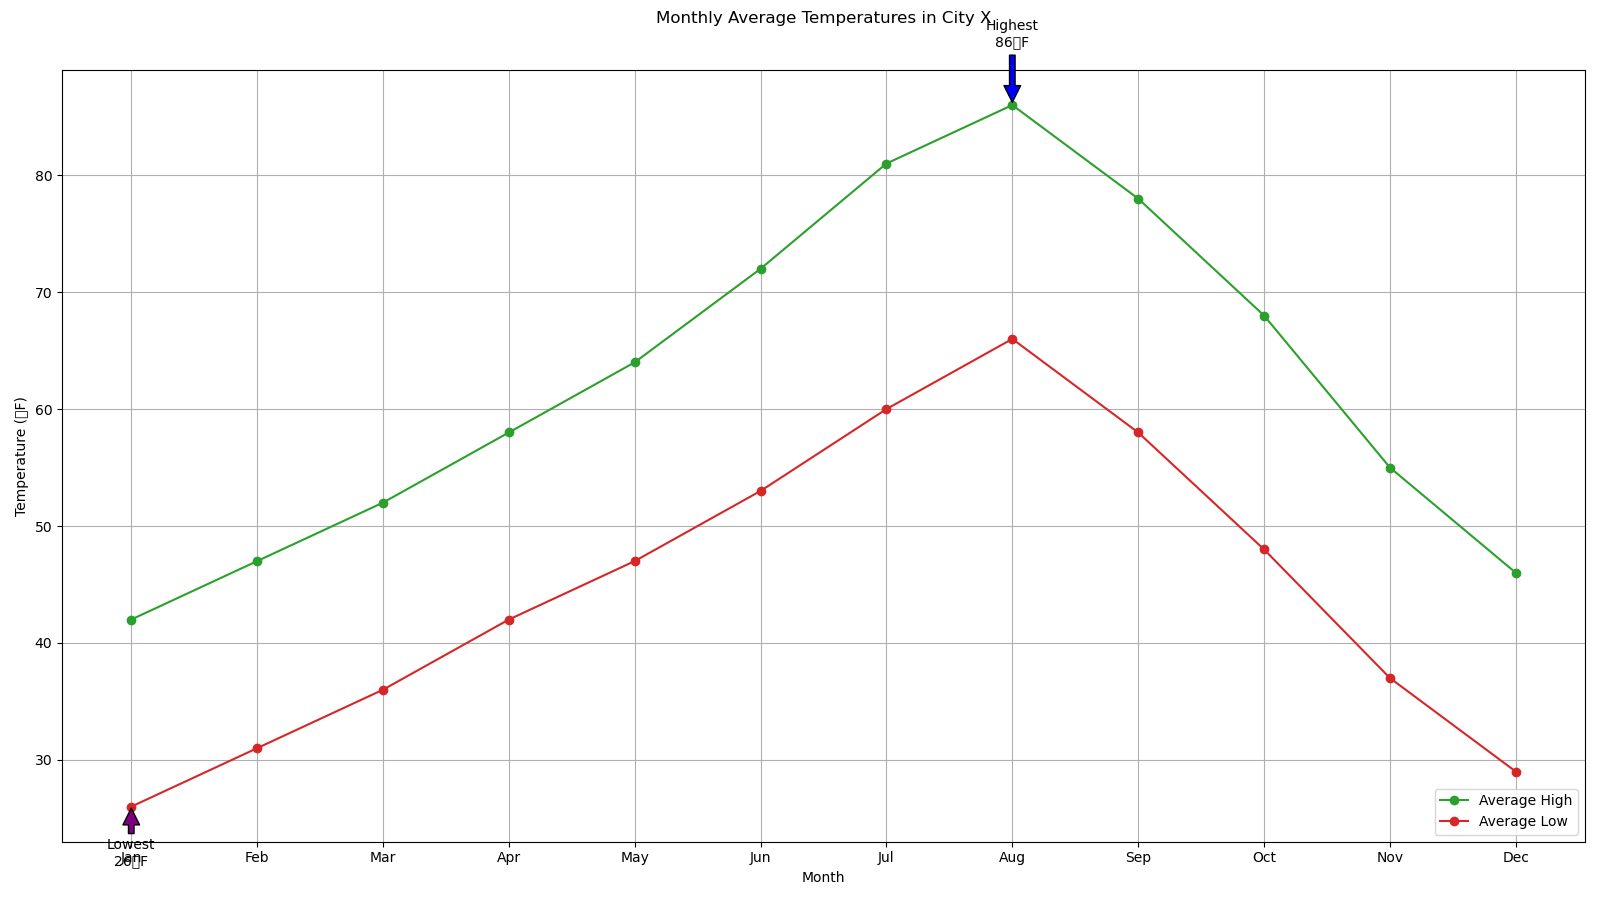

This chart was generated by the following Python code:

import matplotlib.pyplot as plt

# Data
months = [
    'Jan', 'Feb', 'Mar', 'Apr', 'May', 'Jun',
    'Jul', 'Aug', 'Sep', 'Oct', 'Nov', 'Dec'
]
average_high = [42, 47, 52, 58, 64, 72, 81, 86, 78, 68, 55, 46]
average_low = [26, 31, 36, 42, 47, 53, 60, 66, 58, 48, 37, 29]

# Create the plot
plt.figure(figsize=(16, 9))
plt.plot(months, average_high, color='#2ca02c', marker='o', label="Average High")
plt.plot(months, average_low, color='#d62728', marker='o', label="Average Low")

# Highlight Highest and Lowest Average Temperatures
highest_temp = max(average_high)
lowest_temp = min(average_low)
highest_month = months[average_high.index(highest_temp)]
lowest_month = months[average_low.index(lowest_temp)]

plt.annotate(f'Highest\n{highest_temp}°F', xy=(highest_month, highest_temp), xytext=(highest_month, highest_temp+5),
             arrowprops=dict(facecolor='blue', shrink=0.05), ha='center')
plt.annotate(f'Lowest\n{lowest_temp}°F', xy=(lowest_month, lowest_temp), xytext=(lowest_month, lowest_temp-5),
             arrowprops=dict(facecolor='purple', shrink=0.05), ha='center')

# Customize rest of the chart
plt.title("Monthly Average Temperatures in City X", y=1.05)
plt.xlabel("Month")
plt.ylabel("Temperature (°F)")
plt.legend(loc='lower right')
plt.grid(True)
plt.tight_layout()

# Show the plot
plt.show()
